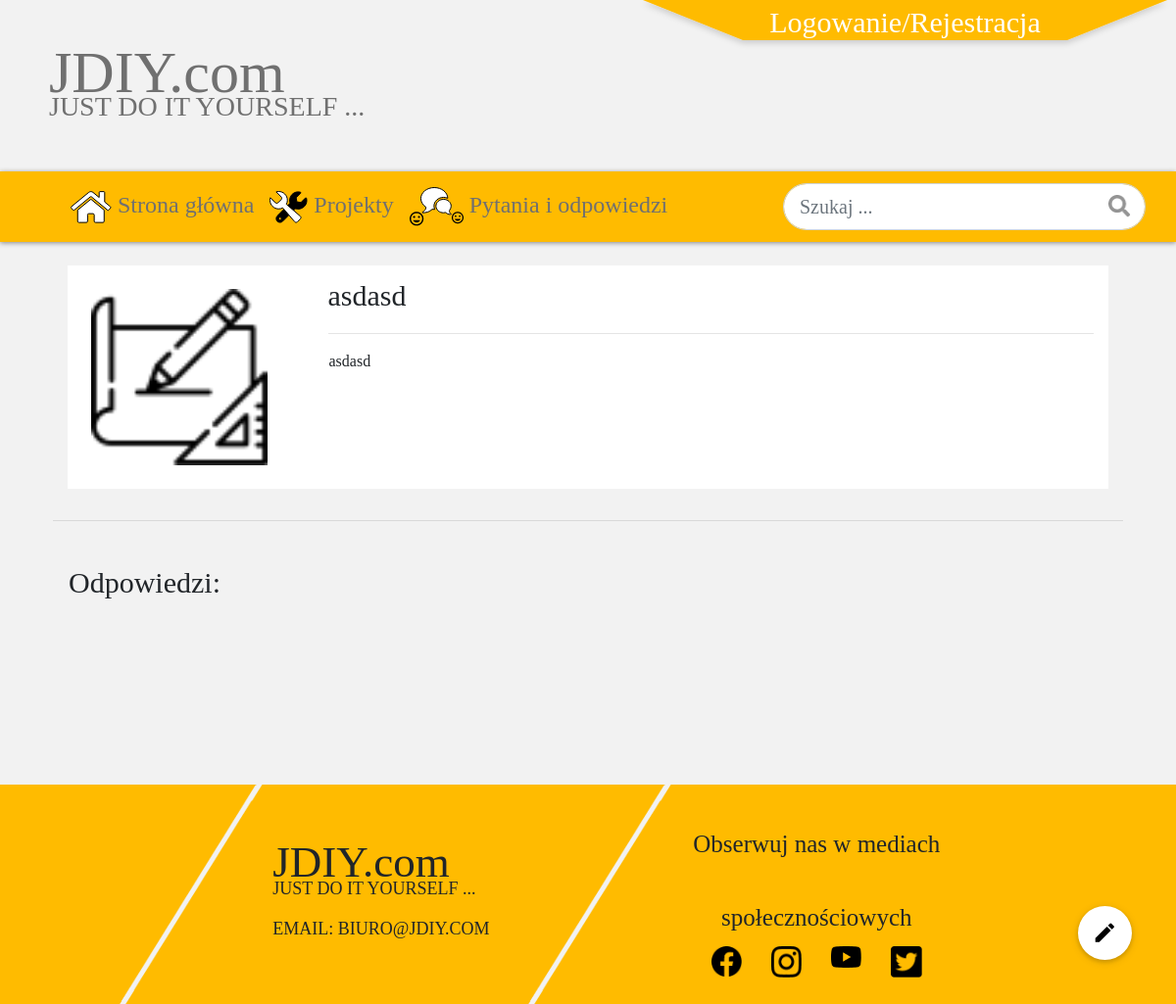
The page /post/asdasd/ on the database its author committed.
### app/models.py (models this page shows, shortened)
class Post(models.Model):
    title = models.CharField(max_length=100)
    content = models.TextField()
    date_posted = models.DateTimeField(default=timezone.now)
    author = models.ForeignKey(User, on_delete=models.CASCADE)
    slug = models.SlugField(max_length=40, unique=True)

### users/models.py (models this page shows, shortened)
class Profile(models.Model):
    user = models.OneToOneField(User, on_delete = models.CASCADE, default=None)
    image = models.ImageField(default='profile_pics/default.png', upload_to='profile_pics')

### app/views.py (the view)
# urls.py: path('post/<slug:slug>/', views.PostDetail, name='post-detail'),
def PostDetail(request, slug):
    post = get_object_or_404(Post, slug=slug)
    comments = CommentPost.objects.filter(post=post).order_by('-id')
    if request.method == 'POST':
        form = CommentFormPost(request.POST)
        if form.is_valid():
            content = request.POST.get('content')
            comment = CommentPost.objects.create(post=post, author = request.user, content=content)
            comment.save()
            return HttpResponseRedirect(post.get_absolute_url())
    else :
        form = CommentFormPost()
    stuff_for_frontend = {
        'object' : post,
        'comments': comments,
        'form' :form,
    }
    return render(request, 'app/post_detail.html', stuff_for_frontend)

### app/forms.py
class CommentFormPost(forms.ModelForm):
    content = forms.CharField(label='Nowy komentarz', widget=forms.Textarea)
    class Meta:
        model = CommentPost
        fields = ['content']

### app/templates/app/post_detail.html (shortened to what this page needs)
{% extends 'app/base.html' %}
{% load crispy_forms_tags %}
{% block content %}
    <div class="container my-4 px-4">
        <div class="col-12 ">
            <div class="row">
                <div class="col-6 col-sm-4 col-md-4 col-lg-3 pt-sm-3 pt-lg-4 d-none d-sm-block wierszzapytania align-center">
                    <div class="row pl-sm-3 pl-lg-4 mb-4">
                        <img class="zdjglowna"src="{{object.author.profile.image.url}}" alt="" >
                    </div>
                </div>
                <div class="col wierszzapytania pt-2 pl-4 pl-sm-0">
                    <a class="tytułpytania2">{{object.title}}</a>
                    <hr />
                    <div class="row pr-sm-5 pr-3 pl-3 pb-3">{{ object.content }}</div>
                </div>
            </div>
        </div>
        <div class="row py-3">
            <hr style="width:100%;text-align:left;margin-left:0">
        </div>
        <div class="row mb-2 mt-2 pl-md-3">
            <a class="tytułpytania2">Odpowiedzi:</a>
        </div>
        <div class="row">
            <div class="col px-0 pb-3 ">
            </div>
        </div>
    </div>
{% endblock %}

### app/static/style.css (style rules this page uses)
body { background-color:#F2F2F2; margin: 0px auto; font-family: Bahnschrift Condensed; }
.tytułpytania2 { font-size:2.5vw; }
.zdjglowna { width:180px; height:180px; float:left; }
.wierszzapytania { background-color:white !important; }

### rows shown on the page
Post: author.profile.image (placeholder picture), title "asdasd", content "asdasd"
